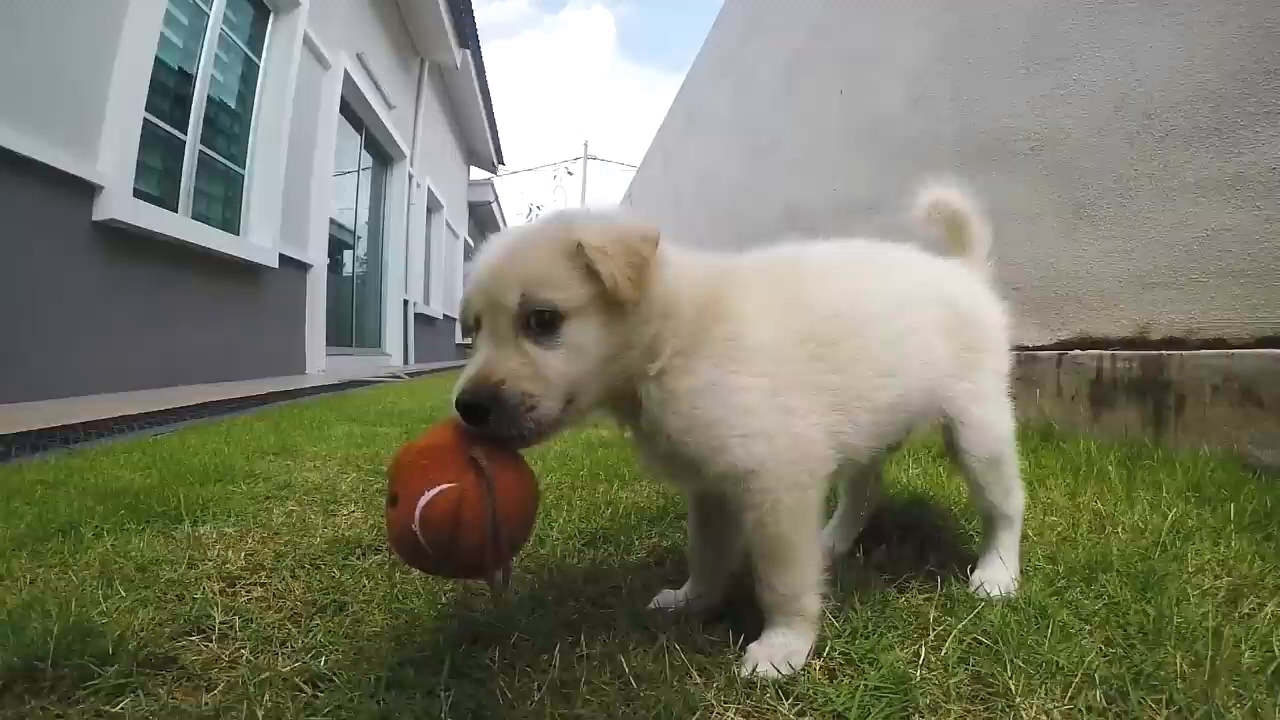
#> input picture protov3-AES/assets/frames/frame_0001.png, 1280 x 720 px
$ python test_stego_dct.py
#> lines starting #> are read from the running program, lines starting #| are printed output that depends on the picture; after the words box and inside, x2 and y2 are one past the last pixel; in counts of white or black regions, pixels touching at a corner belong together
#> further down, frame is the input picture: shape (720, 1280, 3); mean B, G, R 104.7, 123.5, 121.8
### protov3-AES/dct_stego.py
# === dct_stego.py ===
# Refined DCT-based steganography with better precision and diagnostics

import numpy as np
import cv2
from scipy.fftpack import dct, idct

BLOCK_SIZE = 8
EMBED_POS = [10, 20, 30]  # safer mid-band DCT indices

# --- DCT Helpers ---
def _block_dct(channel):
    return dct(dct(channel.T, norm='ortho').T, norm='ortho')

def _block_idct(channel):
    return idct(idct(channel.T, norm='ortho').T, norm='ortho')

def _embed_byte_in_block(block, byte):
    flat = block.flatten()
    flat = flat.astype(np.float64)  # higher precision for stability

    flat[EMBED_POS[0]] = (int(flat[EMBED_POS[0]]) & ~0x07) | (byte & 0x07)
    flat[EMBED_POS[1]] = (int(flat[EMBED_POS[1]]) & ~0x07) | ((byte >> 3) & 0x07)
    flat[EMBED_POS[2]] = (int(flat[EMBED_POS[2]]) & ~0x03) | ((byte >> 6) & 0x03)

    return flat.reshape((BLOCK_SIZE, BLOCK_SIZE))

def _extract_byte_from_block(block):
    flat = block.flatten()
    b0 = int(flat[EMBED_POS[0]]) & 0x07
    b1 = (int(flat[EMBED_POS[1]]) & 0x07) << 3
    b2 = (int(flat[EMBED_POS[2]]) & 0x03) << 6
    return b0 | b1 | b2

# --- Core Functions ---
def embed_data_into_frame(frame, data, redundancy=3):
#> called with redundancy = 3
    height, width, _ = frame.shape
#> height = 720; width = 1280
    blocks_y = height // BLOCK_SIZE
#> blocks_y = 90
    blocks_x = width // BLOCK_SIZE
#> blocks_x = 160
    total_blocks = blocks_y * blocks_x
#> total_blocks = 14400

    if len(data) * redundancy > total_blocks:
        raise ValueError("Data too large for frame")

    ycrcb = cv2.cvtColor(frame, cv2.COLOR_BGR2YCrCb)
#> ycrcb: shape (720, 1280, 3); mean of channels 0, 1, 2 120.9, 128.7, 118.9
    y_channel = ycrcb[:, :, 0].astype(np.float32)
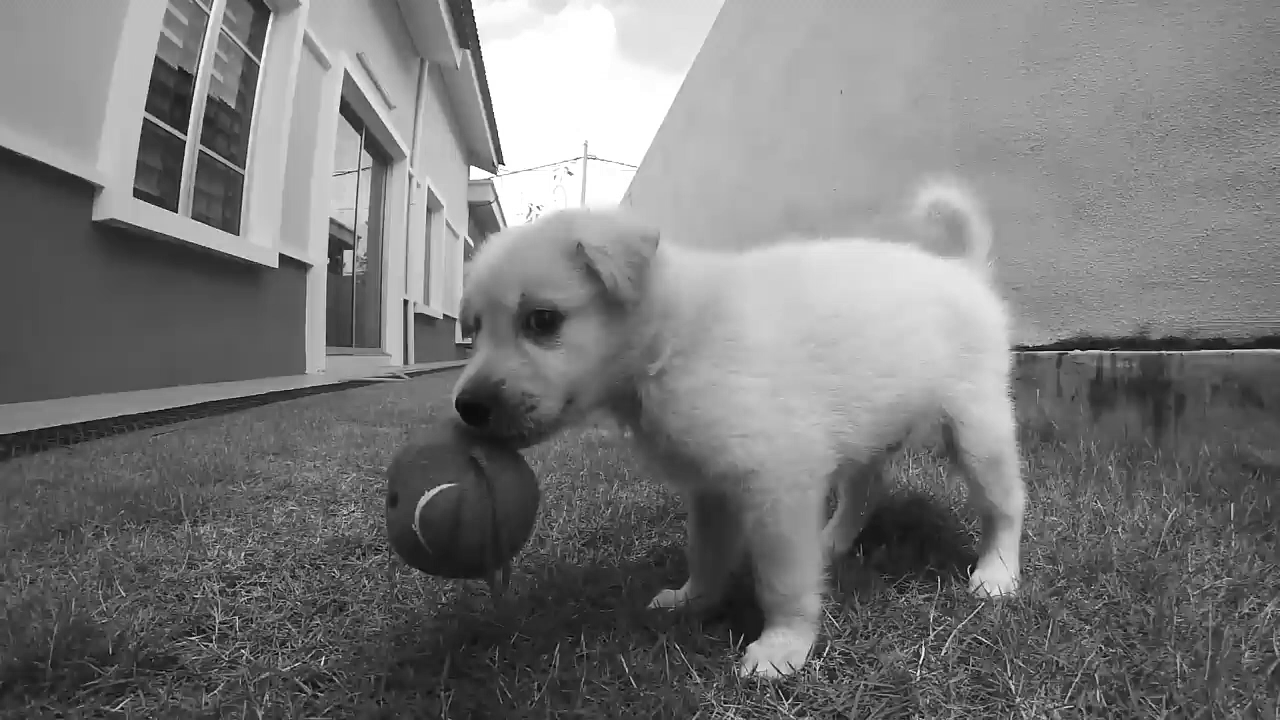
#> y_channel: shape (720, 1280) float32; min 0, max 255, mean 120.9

    data_index = 0
    for i in range(blocks_y):
        for j in range(blocks_x):
            if data_index // redundancy >= len(data):
                break
            block = y_channel[i*BLOCK_SIZE:(i+1)*BLOCK_SIZE, j*BLOCK_SIZE:(j+1)*BLOCK_SIZE]
            dct_block = _block_dct(block)
            byte = data[data_index // redundancy]
            embedded = _embed_byte_in_block(dct_block, byte)
            y_channel[i*BLOCK_SIZE:(i+1)*BLOCK_SIZE, j*BLOCK_SIZE:(j+1)*BLOCK_SIZE] = _block_idct(embedded)
            data_index += 1
#> y_channel: shape (720, 1280) float32; 14.58% of pixels changed, all inside (x1, y1, x2, y2) = (0, 0, 1280, 112)
#> after the loop, data_index = 2100

    y_channel = np.clip(y_channel, 0, 255).astype(np.uint8)
    ycrcb[:, :, 0] = y_channel
#> ycrcb: shape (720, 1280, 3); mean of channels 0, 1, 2 120.8, 128.7, 118.9
    return cv2.cvtColor(ycrcb, cv2.COLOR_YCrCb2BGR)

def extract_data_from_frame(frame, length, redundancy=3):
#> called with length = 700, redundancy = 3
    height, width, _ = frame.shape
#> height = 720; width = 1280
    blocks_y = height // BLOCK_SIZE
#> blocks_y = 90
    blocks_x = width // BLOCK_SIZE
#> blocks_x = 160
    total_blocks = blocks_y * blocks_x
#> total_blocks = 14400

    if length * redundancy > total_blocks:
        raise ValueError("Requested length too large for frame")

    ycrcb = cv2.cvtColor(frame, cv2.COLOR_BGR2YCrCb)
#> ycrcb: shape (720, 1280, 3); mean of channels 0, 1, 2 120.8, 128.7, 118.9
    y_channel = ycrcb[:, :, 0].astype(np.float32)

    extracted = []
    for i in range(blocks_y):
        for j in range(blocks_x):
            block = y_channel[i*BLOCK_SIZE:(i+1)*BLOCK_SIZE, j*BLOCK_SIZE:(j+1)*BLOCK_SIZE]
            dct_block = _block_dct(block)
            extracted.append(_extract_byte_from_block(dct_block))
            if len(extracted) == length * redundancy:
                break
        if len(extracted) == length * redundancy:
            break

    majority = []
    for i in range(length):
        group = extracted[i*redundancy:(i+1)*redundancy]
        vote = max(set(group), key=group.count)
        majority.append(vote)

    return bytes(majority)

### protov3-AES/test_stego_dct.py
import cv2
from utils import split_bytes, join_bytes
from dct_stego import embed_data_into_frame, extract_data_from_frame

TEST_IMAGE = "assets/frames/frame_0001.png"
FRAME_OUT = "assets/frame_test_stego.png"
TEST_BYTES = b"THIS_IS_A_TEST" * 50  # small enough to avoid edge case
CAPACITY = len(TEST_BYTES)

# Load base image
frame = cv2.imread(TEST_IMAGE)
assert frame is not None, "Failed to load test image"

# Embed
stego_frame = embed_data_into_frame(frame.copy(), TEST_BYTES)
cv2.imwrite(FRAME_OUT, stego_frame)

# Extract
stego_loaded = cv2.imread(FRAME_OUT)
recovered = extract_data_from_frame(stego_loaded, CAPACITY)

if recovered[:len(TEST_BYTES)] == TEST_BYTES:
    print("[✓] Stego test passed")
else:
    print("[!] Stego test FAILED")
    for i in range(len(TEST_BYTES)):
        if recovered[i] != TEST_BYTES[i]:
            print(f"Mismatch at byte {i}: {recovered[i]} != {TEST_BYTES[i]}")
            break
#> this loop made 1 pass
#| Mismatch at byte 0: 20 != 84

$ run again, with protov3-AES/assets/frames/frame_0010.png copied over protov3-AES/assets/frames/frame_0001.png
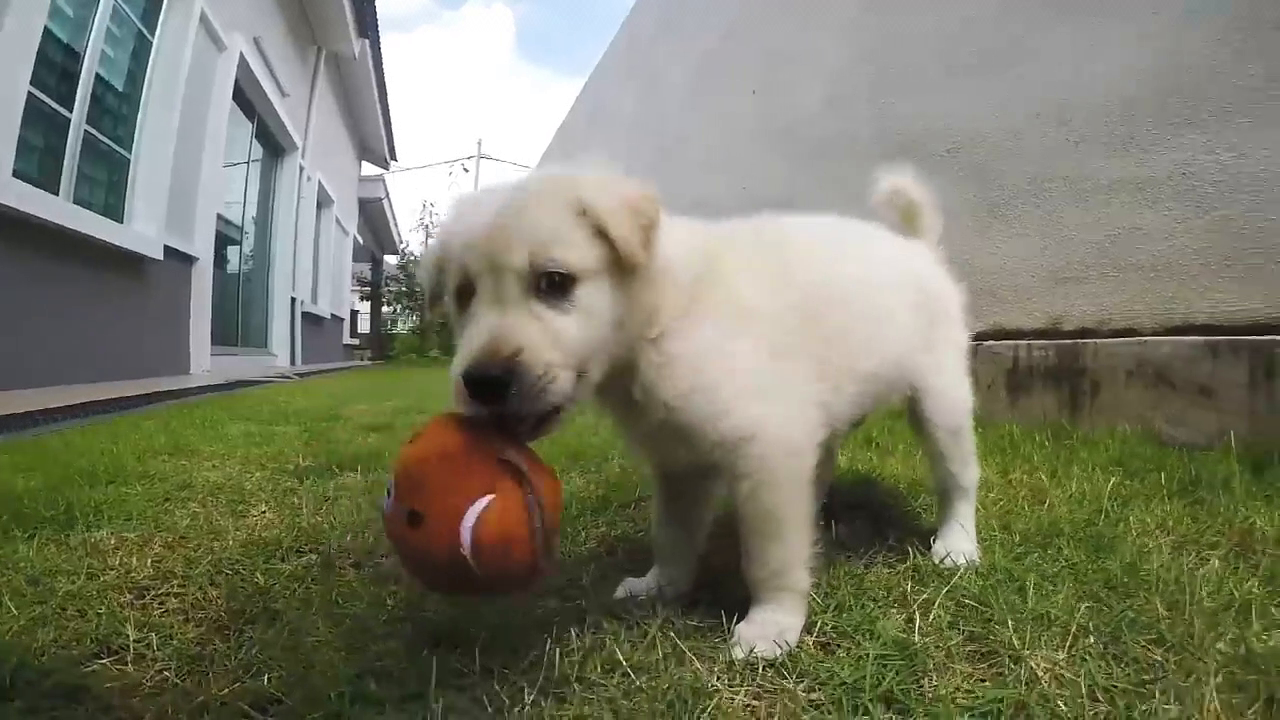
#> input picture protov3-AES/assets/frames/frame_0010.png, 1280 x 720 px
#> frame is the input picture: shape (720, 1280, 3); mean B, G, R 104.6, 123.9, 123
#> in embed_data_into_frame, `y_channel = ycrcb[:, :, 0].astype(np.float32)`:
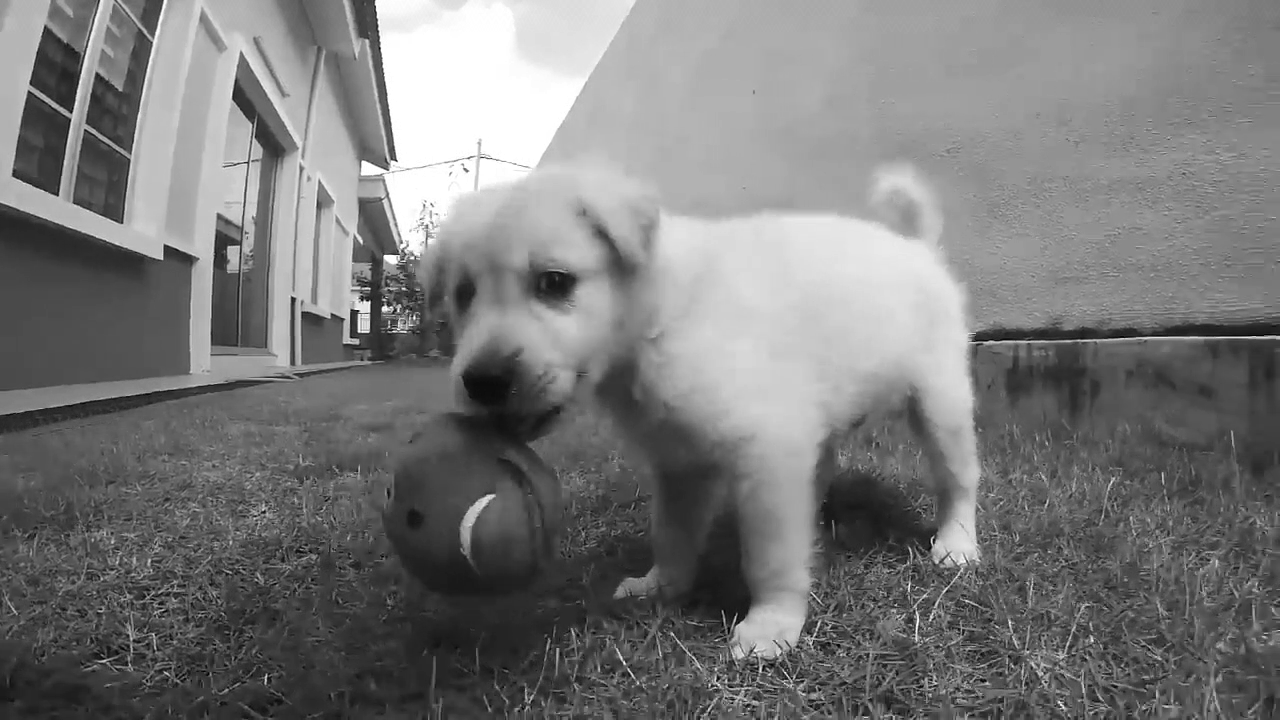
#> y_channel: shape (720, 1280) float32; min 0, max 255, mean 121.5
#> after the loop in embed_data_into_frame, `for i in range(blocks_y):`: data_index = 2100
#> the loop `for i in range(len(TEST_BYTES)):` made 1 pass
#| Mismatch at byte 0: 68 != 84

$ run again, with protov3-AES/assets/frames/frame_0013.png copied over protov3-AES/assets/frames/frame_0001.png
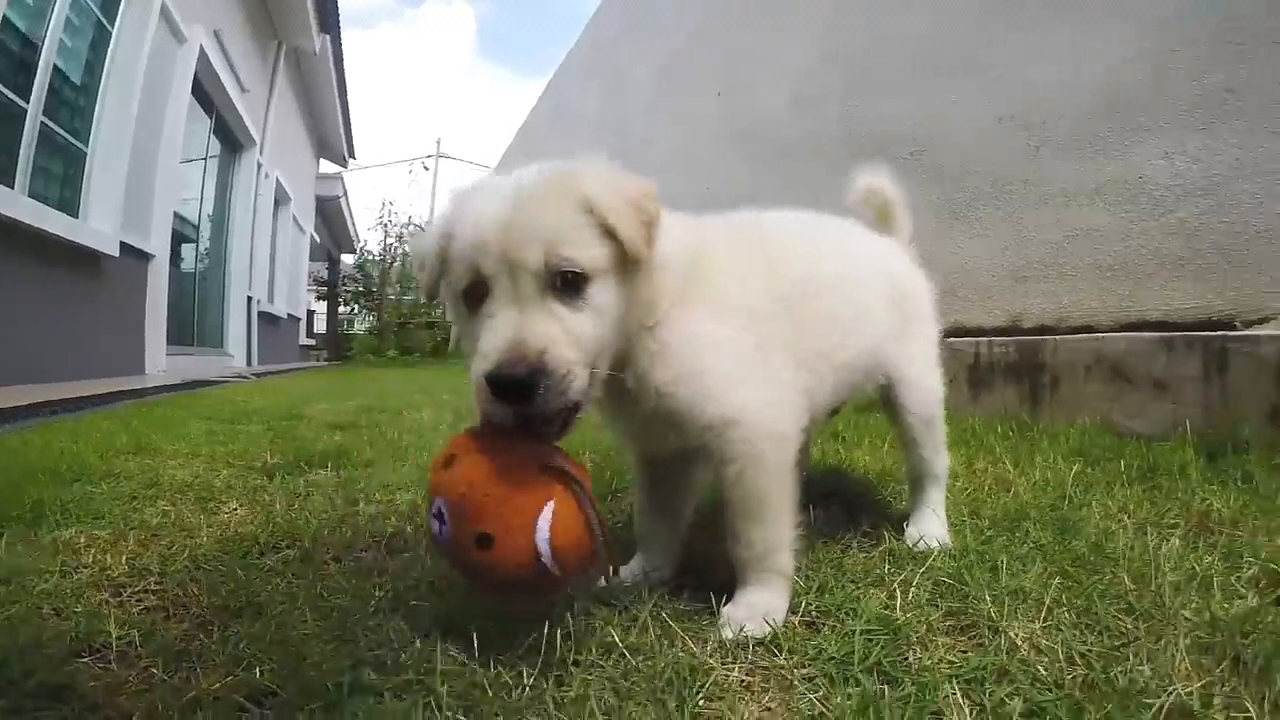
#> input picture protov3-AES/assets/frames/frame_0013.png, 1280 x 720 px
#> frame is the input picture: shape (720, 1280, 3); mean B, G, R 104.2, 124.3, 123.2
#> in embed_data_into_frame, `y_channel = ycrcb[:, :, 0].astype(np.float32)`:
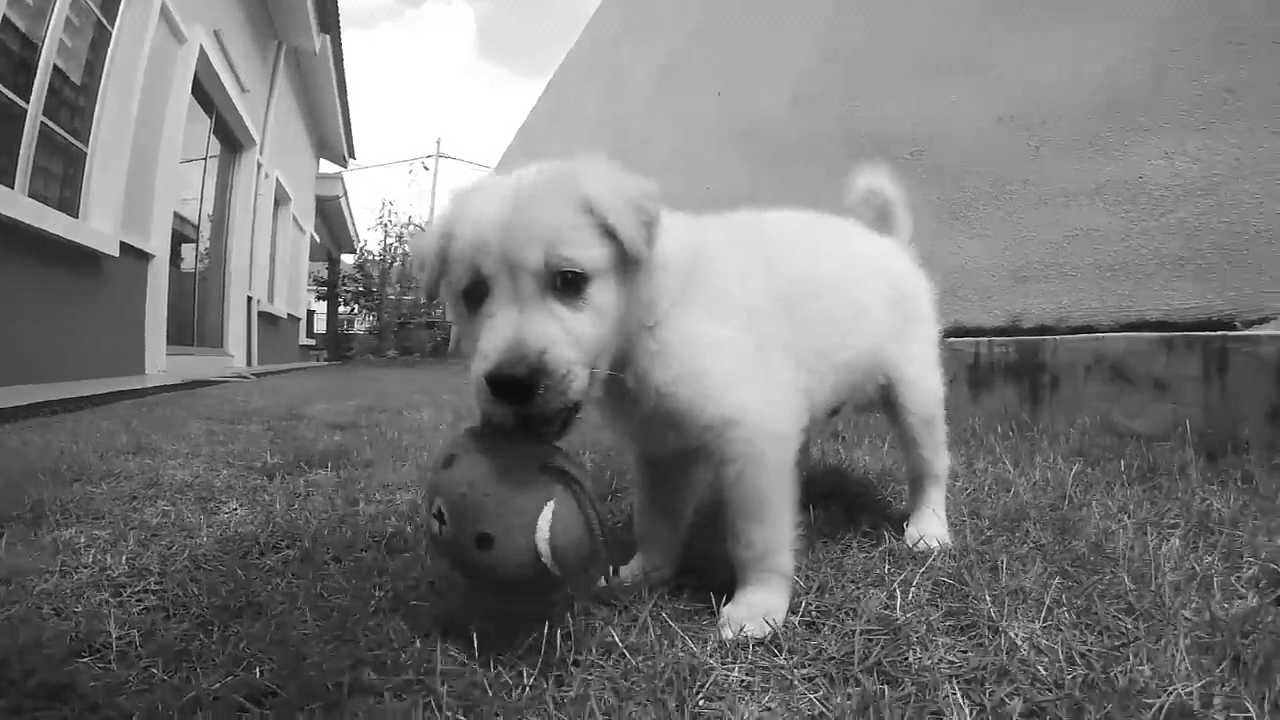
#> y_channel: shape (720, 1280) float32; min 0, max 255, mean 121.7
#> after the loop in embed_data_into_frame, `for i in range(blocks_y):`: data_index = 2100
#> the loop `for i in range(len(TEST_BYTES)):` made 1 pass
#| Mismatch at byte 0: 12 != 84
